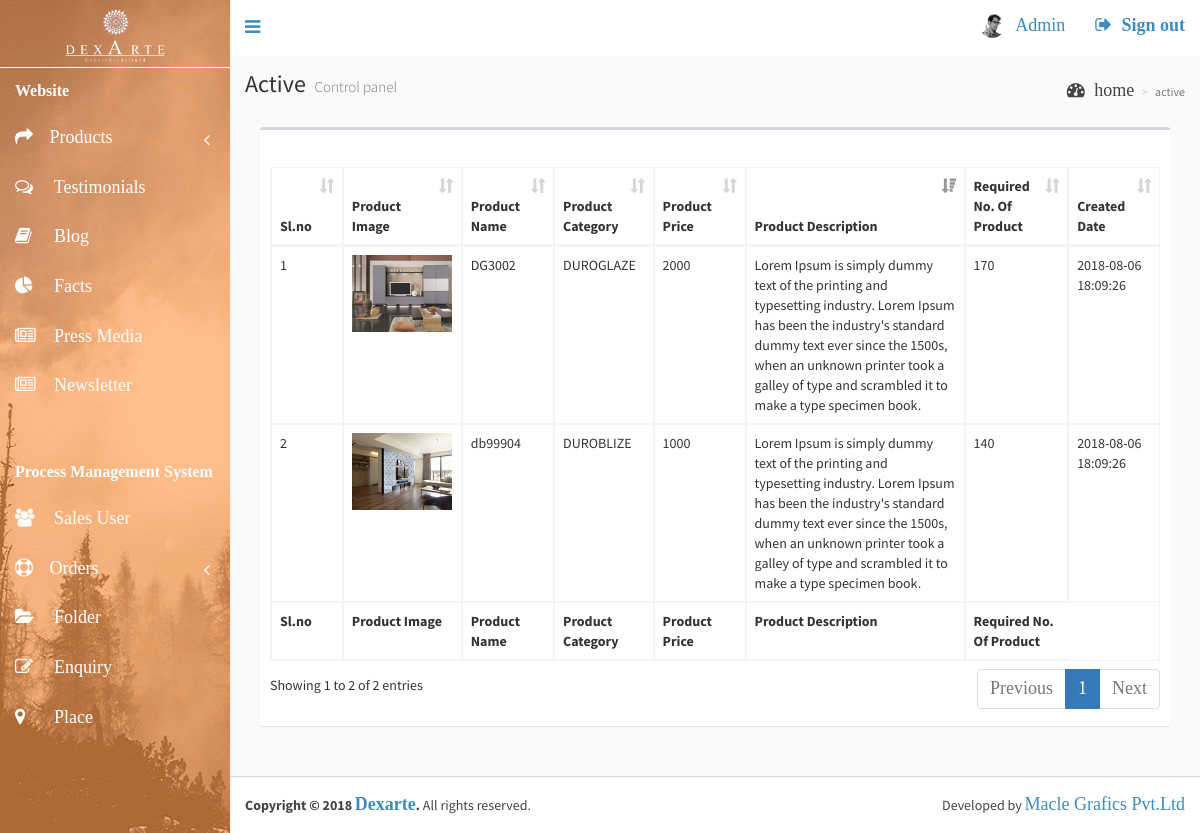
Screenshot of /admin/index.php?page=folder/show-folder&email=maclestudio5@gmail.com (signed in) with the database file from the repository.
### tables this page shows
CREATE TABLE `folders` (
  `id` int(12) NOT NULL,
  `date_created` datetime NOT NULL,
  `product_id` int(250) NOT NULL,
  `quantity` int(250) NOT NULL,
  `email` varchar(250) NOT NULL
);

CREATE TABLE `package` (
  `id` int(11) NOT NULL,
  `pkg_cat_id` int(11) NOT NULL,
  `date_created` datetime NOT NULL,
  `date_updated` datetime NOT NULL,
  `icon_image` varchar(250) NOT NULL,
  `package_title` varchar(225) NOT NULL,
  `package_price` varchar(250) NOT NULL,
  `slider_desc1` varchar(250) NOT NULL,
  `slider_image1` varchar(250) NOT NULL,
  `number_of_qty` int(255) NOT NULL,
  `qty_left` int(255) NOT NULL,
  `deleted` tinyint(4) NOT NULL
);

CREATE TABLE `packages_category` (
  `id` int(11) NOT NULL,
  `date_created` datetime NOT NULL,
  `date_updated` datetime NOT NULL,
  `packages_category_name` varchar(255) NOT NULL,
  `description` text NOT NULL,
  `packages_category_image` varchar(225) NOT NULL,
  `deleted` tinyint(4) NOT NULL DEFAULT '0' COMMENT '0 = active ,1 = inactive'
);

### admin/clasess/folder.class.php (called while the page is built, shortened)
<?php
	class folder extends database {
    function getfolderByID($email){
      $query = "select folders.quantity,folders.product_id,folders.date_created,package.pkg_cat_id,package.package_title,package.slider_desc1,package.slider_image1,package.package_price,package.id from folders inner join package on folders.product_id=package.id where folders.email = '$email'";
      $result = mysql_query($query);
      if($result){
        $data = array();
        while($row=mysql_fetch_assoc($result)){
            array_push($data,$row);
         }
         return $data;
	  }
    }
  }

### admin/folder/show-folder.php (the view, shortened to what this page needs)
<?php
	require_once "clasess/folder.class.php";
	$folderObj = new folder();
	if(isset($_REQUEST['email'])){
		$folder_arr = $folderObj->getfolderByID($_REQUEST['email']);
	}
	$counter = 0;
?>
	<section class="content">
		<div class="row">
			<div class="col-xs-12">
				<div class="box">
					<div class="box-header">
					</div>
					<div class="box-body">
						<table id="example2" class="table table-bordered table-hover" style="width:100%; display: block; overflow:auto;">
							<thead>
								<tr>
									<th>Sl.no</th>
									<th>Product Image</th>
									<th>Product Name</th>
									<th>Product Category</th>
									<th>Product Price</th>
									<th>Product Description</th>
									<th>Required No. Of Product</th>
									<th>Created Date</th>
								</tr>
							</thead>
							<tbody>
								<?php foreach($folder_arr as $folder){ ?>
									<tr>
										<td>
											<?php echo ++$counter ;?>
										</td>
										<td>
											<img src="uploads/package/<?php echo $folder['slider_image1'];?>" alt="product" width="100px">
										</td>
										<td>
											<?php echo $folder['package_title'];?>
										</td>
										<td>
											<?php $query=mysql_query("select * from packages_category where id= '".$folder['pkg_cat_id']."'");
												$a=mysql_fetch_array($query);
												echo $a['packages_category_name'];
											?>
										</td>
										<td>
											<?php echo $folder['package_price'];?>
										</td>
										<td>
											<?php echo $folder['slider_desc1'];?>
										</td>
										<td>
											<?php echo $folder['quantity'];?>
										</td>
										<td>
											<?php echo $folder['date_created'];?>
										</td>
									</tr>
								<?php } ?>
							</tbody>
							<tfoot>
								<tr>
									<th>Sl.no</th>
									<th>Product Image</th>
									<th>Product Name</th>
									<th>Product Category</th>
									<th>Product Price</th>
									<th>Product Description</th>
									<th>Required No. Of Product</th>
								</tr>
							</tfoot>
						</table>
					</div>
				</div>
			</div>
		</div>
	</section>

### admin/index.php (shortened to what this page needs)
<!DOCTYPE html>
<html>
	<head>
	 <link rel="stylesheet" href="bootstrap/css/bootstrap.min.css">
  <link rel="stylesheet" href="https://cdnjs.cloudflare.com/ajax/libs/font-awesome/4.5.0/css/font-awesome.min.css">
  <link rel="stylesheet" href="https://cdnjs.cloudflare.com/ajax/libs/ionicons/2.0.1/css/ionicons.min.css">
  <link rel="stylesheet" href="dist/css/AdminLTE.css">
  <link rel="stylesheet" href="plugins/bootstrap-wysihtml5/bootstrap3-wysihtml5.min.css">
		<link rel="stylesheet" href="bootstrap/css/bootstrap.min.css">
		<link rel="stylesheet" href="https://cdnjs.cloudflare.com/ajax/libs/font-awesome/4.5.0/css/font-awesome.min.css">
		<link rel="stylesheet" href="https://cdnjs.cloudflare.com/ajax/libs/ionicons/2.0.1/css/ionicons.min.css">
		<link rel="stylesheet" href="plugins/datatables/dataTables.bootstrap.css">
		<link rel="stylesheet" href="dist/css/AdminLTE.css">
		<link rel="stylesheet" href="dist/css/style123.css">
		<link href="plugins/morris/morris.css" rel="stylesheet" type="text/css" />
        <link href="plugins/jvectormap/jquery-jvectormap-1.2.2.css" rel="stylesheet" type="text/css" />
        <link href="plugins/datepicker/datepicker3.css" rel="stylesheet" type="text/css" />
        <link href="plugins/daterangepicker/daterangepicker-bs3.css" rel="stylesheet" type="text/css" />
        <link href="plugins/bootstrap-wysihtml5/bootstrap3-wysihtml5.min.css" rel="stylesheet" type="text/css" />
        <link href="//cdnjs.cloudflare.com/ajax/libs/fullcalendar/2.0.2/fullcalendar.css" rel="stylesheet" type="text/css" />
		<link href="//cdnjs.cloudflare.com/ajax/libs/fullcalendar/2.0.2/fullcalendar.print.css" rel="stylesheet" type="text/css" media='print' />
	</head>
	<body class="hold-transition skin-blue sidebar-mini">
		<div class="wrapper">
			<header class="main-header">
				<a href="index.php" class="logo">
				  <img src="../assets/img/WebsiteLogo.png" alt="logo" width="100">
				</a>
				<nav class="navbar navbar-static-top" role="navigation">
					<a href="#" class="sidebar-toggle" data-toggle="offcanvas" role="button">
					</a>
					<div class="navbar-custom-menu">
						<ul class="nav navbar-nav">
							<li class="dropdown user user-menu">
								<a href="#" class="dropdown-toggle" data-toggle="dropdown">
								  <img src="dist/img/user2-160x160.jpg" class="user-image" alt="User Image">
								  <span class="hidden-xs">Admin</span>
								</a>
							</li>
							<li class="dropdown user user-menu">
								<a href="logout.php" class="dropdown-toggle">
									<i class="fa fa-sign-out"></i>
									<span class="hidden-xs"><b>Sign out</b></span>
								</a>
							</li>
						</ul>
					</div>
				</nav>
			</header>
			<aside class="main-sidebar" style="background-image:url('../assets/img/sidebar-5.jpg')no-repeat)">
				<section class="sidebar">
					<?php
						$page = explode("/",$_REQUEST['page']);
						$folder = $page[0]; $file = $page[1];
						switch ($folder) {
							case "folder":
									$folder="active";
							break;
						}
					?>
					<ul class="sidebar-menu">
						<br>
						<li class="header">Website</li>
						<li class="treeview <?php echo $tab_packages ?>">
							<a href="#"><i class="fa fa-share"></i> <span>Products</span>
								<span class="pull-right-container">
									<i class="fa fa-angle-left pull-right"></i>
								</span>
							</a>
						</li>
						<li class="<?php echo $testimonials ?>">
							<a href="index.php?page=testimonials/list-testimonials">
								<i class="fa fa-comments-o"></i>&nbsp; <span>Testimonials</span>
							</a>
						</li>
						<li class="<?php echo $blog ?>">
							<a href="index.php?page=blog/list-blog">
								<i class="fa fa-book"></i>&nbsp; <span>Blog</span>
							</a>
						</li>
						<li class="<?php echo $facts ?>">
							<a href="index.php?page=facts/list-facts">
								<i class="fa fa-pie-chart"></i>&nbsp; <span>Facts</span>
							</a>
						</li>
						<li class="<?php echo $press_media ?>">
							<a href="index.php?page=press_media/list-press_media">
								<i class="fa fa-newspaper-o"></i>&nbsp; <span>Press Media</span>
							</a>
						</li>
						<li class="<?php echo $newsletter ?>">
							<a href="index.php?page=newsletter/list-newsletter">
								<i class="fa fa-newspaper-o"></i>&nbsp; <span>Newsletter</span>
							</a>
						</li>
					</ul>
					<br><br>
					<ul class="sidebar-menu">
						<li class="header">Process Management System</li>
						<li class="<?php echo $register ?>">
							<a href="index.php?page=register/list-register">
								<i class="fa fa-users"></i>&nbsp; <span>Sales User</span>
							</a>
						</li>
						<li class="treeview <?php echo $orders ?>">
							<a href="#"><i class="fa fa-life-ring"></i> <span>Orders</span>
								<span class="pull-right-container">
									<i class="fa fa-angle-left pull-right"></i>
								</span>
							</a>
						</li>
						<li class="<?php echo $folder ?>">
							<a href="index.php?page=folder/list-folder">
								<i class="fa fa-folder-open"></i>&nbsp; <span>Folder</span>
							</a>
						</li>
						<li class="<?php echo $enquiry ?>">
							<a href="index.php?page=enquiry/list-enquiry">
								<i class="fa fa-edit"></i>&nbsp; <span>Enquiry</span>
							</a>
						</li>
						<li class="<?php echo $place ?>">
							<a href="index.php?page=place/list-place">
								<i class="fa fa-map-marker"></i>&nbsp; <span>Place</span>
							</a>
						</li>
					</ul>
				</section>
			</aside>
			<div class="content-wrapper">
				<section class="content-header">
					<h1>
						<?php
							if($folder==""){
								echo ucfirst($folder ="Dashboard");
							}
							elseif ($folder=="package"){
								echo ucfirst($folder ="Product");
							}
							elseif ($folder==packages_category){
								echo ucfirst($folder ="Product Category");
							}
							elseif($folder=="register"){
								echo ucfirst($folder = "users");
							}
							else{
								echo ucfirst($folder);
								}
						?>
						<small>Control panel</small>
					</h1>
					<ol class="breadcrumb">
						<li><a href="index.php"><i class="fa fa-dashboard"></i> home</a></li>
						<li class="active"><?php echo $folder;?></li>
					</ol>
				</section>
				<section class="content">
					<?php
						if($_REQUEST['page']!=""){
							$page = explode("/",$_REQUEST['page']);
							$folder = $page[0];
							$file = $page[1];
							if($folder==""){
								require_once "$file.php"; ?>
								<script src="js/<?php echo $file ?>.js"></script> <?php
							}else{
								require_once "$folder/$file.php"; ?>
								<script src="<?php echo $folder ?>/js/<?php echo $file ?>.js"></script> <?php
							}
						}else{
							require_once("dashboard.php");
					   }
					?>
				</section>
			</div>
			<footer class="main-footer">
				<div class="pull-right hidden-xs">
					Developed by <a href="http://www.macle.co.in/" target="__blank">Macle Grafics Pvt.Ltd</a>
				</div>
				<strong>Copyright &copy; 2018 <a href="#" target="__blank">Dexarte</a>.</strong> All rights reserved.
			</footer>
		</div>
	</body>
</html>

### admin/index.php (style rules this page uses)
.main-sidebar, .left-side { background:url("../assets/img/admin_sidebar.jpg") repeat scroll 0 0; position: fixed; }
.logo { position: fixed; top:1%; border-bottom:1px solid #fff; }

### rows the page displays
folders: package.slider_image1 (picture), package.package_title "DG3002", packages_category.packages_category_name "DUROGLAZE", package.package_price "2000", package.slider_desc1 "Lorem Ipsum is simply dummy text of the printing and typesetting industry. Lorem Ipsum has been the industry's standard dummy text ever since the 1500s, when an unknown printer took a galley of type and scrambled it to make a type specimen book.", quantity "170", date_created "2018-08-06 18:09:26"
folders: package.slider_image1 (picture), package.package_title "db99904", packages_category.packages_category_name "DUROBLIZE", package.package_price "1000", package.slider_desc1 "Lorem Ipsum is simply dummy text of the printing and typesetting industry. Lorem Ipsum has been the industry's standard dummy text ever since the 1500s, when an unknown printer took a galley of type and scrambled it to make a type specimen book.", quantity "140", date_created "2018-08-06 18:09:26"

### other values shown
$folder "Active"
$folder "active"
